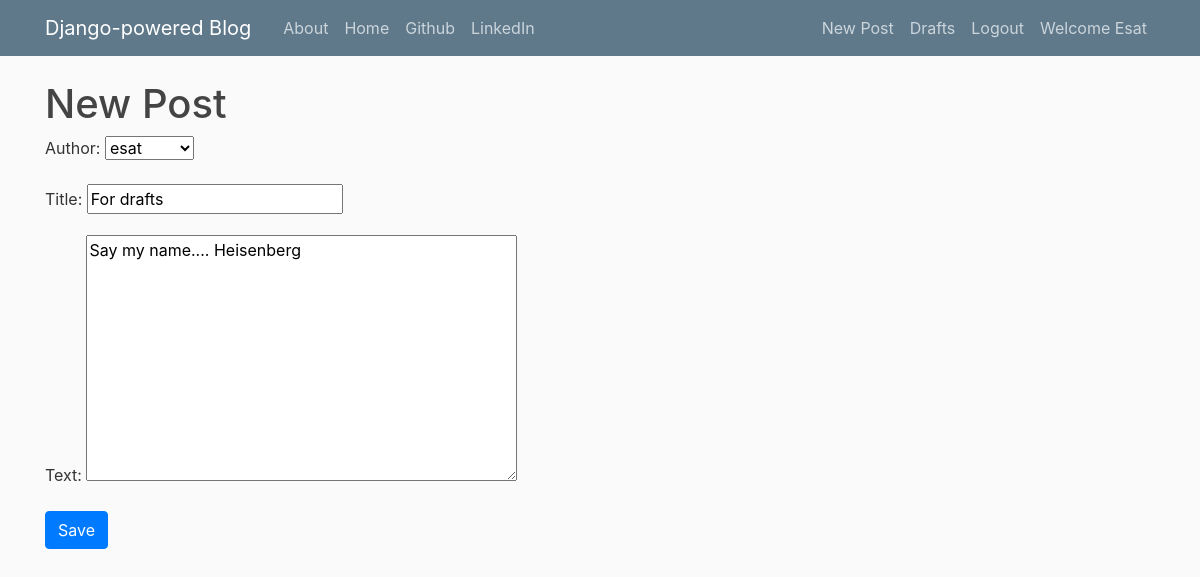
Screenshot of /post/28/edit/ (signed in) with the database file from the repository.
### blog/models.py (models this page shows, shortened)
class Post(models.Model):
    author = models.ForeignKey('auth.User', on_delete=models.CASCADE)
    title = models.CharField(max_length=200)
    text = models.TextField()
    create_date = models.DateTimeField(default=timezone.now)
    published_date = models.DateTimeField(blank=True, null=True)
    last_publication_date = models.DateTimeField(blank=True, null=True)

### blog/views.py (the view)
# urls.py: path('post/<int:pk>/edit/', views.PostUpdateView.as_view(), name='post_edit'),
class PostUpdateView(LoginRequiredMixin, UpdateView):
    login_url = '/login/'
    redirect_field_name = 'post_details'
    form_class = PostForm
    model = Post

### blog/forms.py
class PostForm(forms.ModelForm):
    class Meta():
        model = Post
        fields = ('author', 'title', 'text')
        widgets = {
            'title':forms.TextInput(attrs={'class':'textinputclass'}),
            'text':forms.Textarea(attrs={'class':'editable medium-editor-textarea postcontent'})
        }

### blog/templates/blog/post_form.html (shortened to what this page needs)
{% extends "blog/base.html" %}
{% block content %}
  <h1>New Post</h1>
  <form class="post-form" method="POST">
    {{form.as_p}}
    <input type="submit" class="btn btn-primary" value="Save">
  </form>
{% endblock %}

### blog/templates/blog/base.html (shortened to what this page needs)
<!DOCTYPE html>
{% load staticfiles %}
<html lang="en" dir="ltr">
  <head>
    <link rel="stylesheet" href="https://maxcdn.bootstrapcdn.com/bootstrap/4.0.0/css/bootstrap.min.css">
    <link rel="stylesheet" href="{% static 'css/blog.css' %}">
    </head>
    <body>
    <header class="site-header">
      <nav class="navbar navbar-expand-md navbar-dark bg-steel fixed-top">
        <div class="container">
          <a class="navbar-brand mr-4" href="{% url 'blog:post_list' %}">Django-powered Blog</a>
          <div class="collapse navbar-collapse" id="navbarToggle">
            <div class="navbar-nav mr-auto">
              <a class="nav-item nav-link" href="{% url 'blog:about' %}">About</a>
              <a class="nav-item nav-link" href="{% url 'blog:post_list' %}">Home</a>
              <a class="nav-item nav-link" href="https://www.github.com">Github</a>
              <a class="nav-item nav-link" href="https://www.linkedin.com">LinkedIn</a>
            </div>
            <div class="navbar-nav">
              {% if user.is_authenticated %}
                <a class="nav-item nav-link" href="{% url 'blog:post_new' %}">New Post</a>
                <a class="nav-item nav-link" href="{% url 'blog:post_draft_list' %}">Drafts</a>
                <a class="nav-item nav-link" href="{% url 'logout' %}">Logout</a>
                <a class="nav-item nav-link" href="#"> Welcome {{user.username.capitalize}}</a>
              {% else %}
                <a class="nav-item nav-link " href="{% url 'login' %}">
                <span class="iconify" data-icon="fa-solid:user-lock" data-inline="false"></span> Login
                </a>
                <a class="nav-item nav-link" href="#">
                  <span class="iconify" data-icon="dashicons:format-aside" data-inline="false"></span> Register</a>
              {% endif %}
            </div>
          </div>
        </div>
      </nav>
    </header>
    <div class="content container">
      <div class="row">
        <div class="col-md-10">
          <div>
            {% block content %}
            {% endblock %}
          </div>
        </div>
      </div>
    </div>
  </body>
</html>

### blog/static/css/blog.css (style rules this page uses)
body { background: #fafafa; color: #333333; margin-top: 5rem; }
h1, h2, h3, h4, h5, h6 { color: #444444; }
.bg-steel { background-color: #5f788a; }
.site-header .navbar-nav .nav-link { color: #cbd5db; }

### rows the page displays
Post: author "esat", title "For drafts", text "Say my name.... Heisenberg"

### other values shown
{{ user.username.capitalize }} "Esat"
